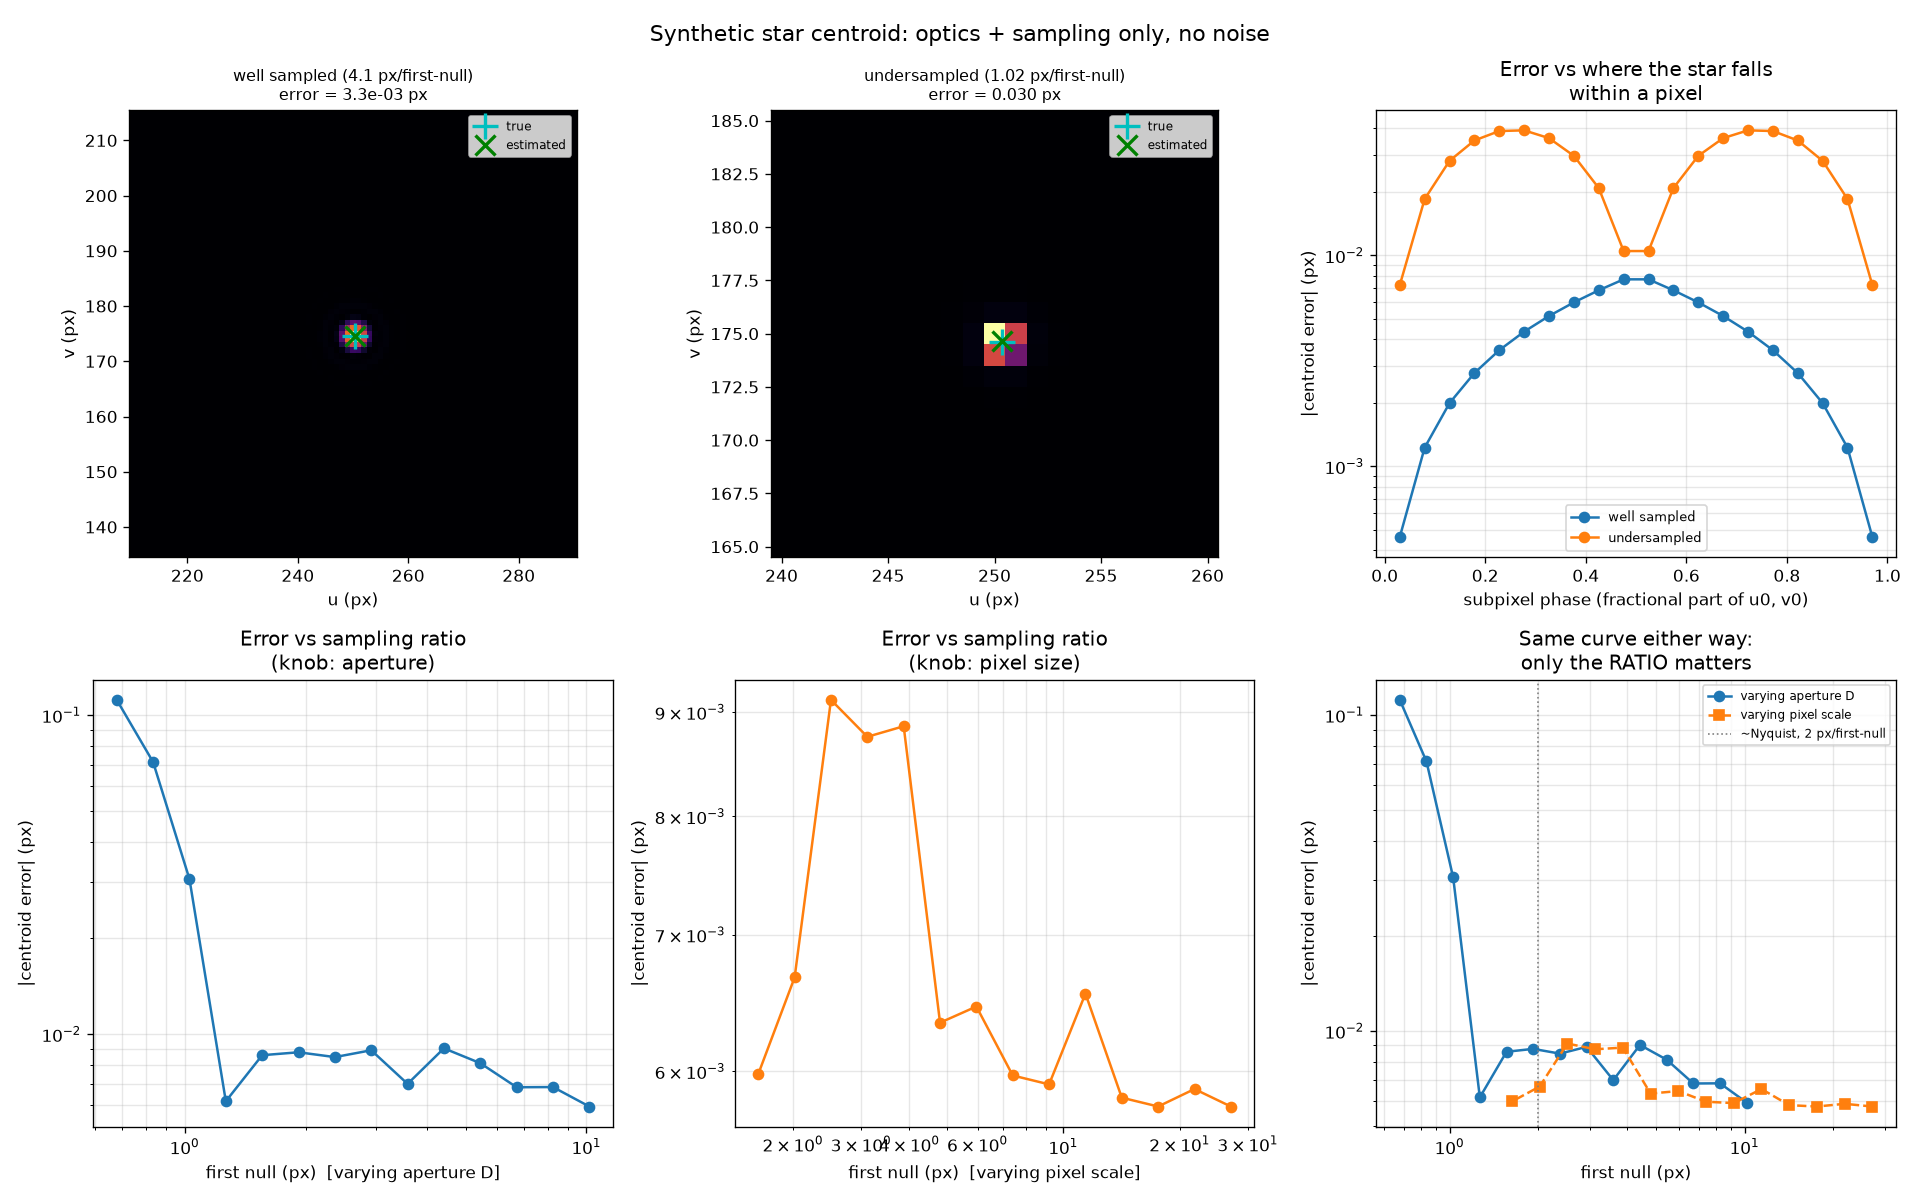

The Python source for this figure:
"""module-8 -- star_centroid.py  (Computational Exercise: Synthetic Star Centroid)

An Airy PSF centered at a deliberately non-integer pixel position:

    (u0, v0) = (250.37, 174.62)

Sample it onto a pixel grid (each pixel gets the PSF's flux properly
INTEGRATED over its area -- a fine sub-pixel grid, block-averaged down, not
just the PSF point-sampled at pixel centers). Estimate the centroid with the
standard intensity-weighted "centre of mass":

    u_est = sum(I * u) / sum(I)          v_est = sum(I * v) / sum(I)

and compare to the truth. No noise anywhere in this file -- this isolates
the OPTICS + SAMPLING problem: can pixels of finite size, on their own,
recover a location the eye never gets to see directly?

The answer depends entirely on one ratio: how many pixels fit across the
PSF. Well sampled, the centroid is unbiased to a tiny fraction of a pixel no
matter where the true centre falls within a pixel. Undersampled (PSF barely
wider than a pixel), the estimate gets pulled toward the nearest pixel
centre -- a real, well known effect in astrometry called "pixel-phase
error," and it shows up here from pure geometry, nothing statistical.
"""

import numpy as np
import matplotlib.pyplot as plt
from scipy.special import j1

D0 = 50.0e-3                 # m, baseline aperture
WAVELENGTH0 = 0.5e-6          # m
PIXEL_SCALE0 = 3.0e-6         # rad/pixel
U0, V0 = 250.37, 174.62       # the example from the exercise


def airy_value(du, dv, D, wavelength, pixel_scale):
    theta = np.hypot(du, dv) * pixel_scale
    v = (np.pi * D / wavelength) * theta
    v_safe = np.where(np.abs(v) < 1e-8, 1.0, v)
    amp = np.where(np.abs(v) < 1e-8, 1.0, 2.0 * j1(v_safe) / v_safe)
    return amp ** 2


def first_null_px(D, wavelength, pixel_scale):
    return 1.22 * wavelength / D / pixel_scale


# ---------------------------------------------------------------------------
# sample the PSF onto a pixel grid: proper per-pixel flux integration
# ---------------------------------------------------------------------------
def sample_star(u0, v0, D, wavelength, pixel_scale, half_window, oversample=16):
    # centre the window on the NEAREST pixel to the true position (not floor),
    # so the window is as close to symmetric about u0,v0 as an integer pixel
    # grid allows -- an asymmetric window truncates the Airy rings unevenly
    # and would otherwise contaminate the subpixel-phase sweep below with a
    # window artefact rather than the real sampling effect being measured
    x0, x1 = int(np.round(u0)) - half_window, int(np.round(u0)) + half_window + 1
    y0, y1 = int(np.round(v0)) - half_window, int(np.round(v0)) + half_window + 1
    nx, ny = x1 - x0, y1 - y0

    xs_fine = x0 - 0.5 + (np.arange(nx * oversample) + 0.5) / oversample
    ys_fine = y0 - 0.5 + (np.arange(ny * oversample) + 0.5) / oversample
    X, Y = np.meshgrid(xs_fine, ys_fine)
    fine = airy_value(X - u0, Y - v0, D, wavelength, pixel_scale)
    img = fine.reshape(ny, oversample, nx, oversample).mean(axis=(1, 3))

    xs_pix = x0 + np.arange(nx)
    ys_pix = y0 + np.arange(ny)
    return img, xs_pix, ys_pix


def centroid(img, xs_pix, ys_pix):
    total = img.sum()
    u_est = np.sum(img.sum(axis=0) * xs_pix) / total
    v_est = np.sum(img.sum(axis=1) * ys_pix) / total
    return u_est, v_est


def main():
    print("=" * 78)
    print("SYNTHETIC STAR CENTROID -- optics + sampling, no noise yet")
    print("=" * 78)

    # ---- baseline: well-sampled -----------------------------------------
    fn0 = first_null_px(D0, WAVELENGTH0, PIXEL_SCALE0)
    img, xs, ys = sample_star(U0, V0, D0, WAVELENGTH0, PIXEL_SCALE0, half_window=40)
    u_est, v_est = centroid(img, xs, ys)
    print(f"baseline: D={D0*1e3:.0f} mm, wavelength={WAVELENGTH0*1e9:.0f} nm, "
          f"pixel scale gives first-null = {fn0:.2f} px  (well sampled)")
    print(f"   true       (u0, v0)             = ({U0:.5f}, {V0:.5f})")
    print(f"   estimated  (u_est, v_est)        = ({u_est:.5f}, {v_est:.5f})")
    print(f"   error                            = ({u_est-U0:+.2e}, {v_est-V0:+.2e}) px")
    print("   (this small residual is NOT sampling bias -- it's the finite")
    print("   40-pixel window truncating the Airy pattern's slowly-decaying")
    print("   outer rings. It shrinks roughly as 1/window, not exponentially;")
    print("   real pipelines use a tapered/weighted window to suppress it")
    print("   faster than growing the window ever could.)")
    print()

    # ---- undersampled comparison ------------------------------------
    D_under = D0 * 4.0
    fn_under = first_null_px(D_under, WAVELENGTH0, PIXEL_SCALE0)
    img_u, xs_u, ys_u = sample_star(U0, V0, D_under, WAVELENGTH0, PIXEL_SCALE0,
                                    half_window=10)
    u_est_u, v_est_u = centroid(img_u, xs_u, ys_u)
    print(f"undersampled: D={D_under*1e3:.0f} mm (4x baseline aperture -> "
          f"SHARPER psf, but only {fn_under:.2f} px across first null)")
    print(f"   true       (u0, v0)             = ({U0:.5f}, {V0:.5f})")
    print(f"   estimated  (u_est, v_est)        = ({u_est_u:.5f}, {v_est_u:.5f})")
    print(f"   error                            = ({u_est_u-U0:+.3f}, "
          f"{v_est_u-V0:+.3f}) px  -- pulled toward the nearest pixel centre")
    print()
    print("A bigger aperture made the PSF sharper (better resolution) but WORSE")
    print("sampled by these pixels -- and centroiding got worse, not better.")
    print("Angular resolution and astrometric precision are not the same axis.")
    print()

    # ---- sweep 1: error vs sampling ratio, two independent knobs ---------
    print("SWEEP -- centroid error vs samples-per-first-null (fixed subpixel "
          "phase, frac=(0.37, 0.62))")
    print(f"{'knob varied':>14} {'first-null (px)':>16} {'|error| (px)':>14}")
    D_list = np.geomspace(D0 * 0.4, D0 * 6, 14)
    err_vs_D = []
    for D in D_list:
        fn = first_null_px(D, WAVELENGTH0, PIXEL_SCALE0)
        hw = max(6, int(np.ceil(5 * fn)))
        img_i, xs_i, ys_i = sample_star(U0, V0, D, WAVELENGTH0, PIXEL_SCALE0, hw)
        ue, ve = centroid(img_i, xs_i, ys_i)
        err = np.hypot(ue - U0, ve - V0)
        err_vs_D.append((fn, err))
    for fn, err in err_vs_D[::3]:
        print(f"{'aperture D':>14} {fn:>16.3f} {err:>14.2e}")

    scale_list = np.geomspace(PIXEL_SCALE0 * 0.15, PIXEL_SCALE0 * 2.5, 14)
    err_vs_scale = []
    for ps in scale_list:
        fn = first_null_px(D0, WAVELENGTH0, ps)
        hw = max(6, int(np.ceil(5 * fn)))
        img_i, xs_i, ys_i = sample_star(U0, V0, D0, WAVELENGTH0, ps, hw)
        ue, ve = centroid(img_i, xs_i, ys_i)
        err = np.hypot(ue - U0, ve - V0)
        err_vs_scale.append((fn, err))
    for fn, err in err_vs_scale[::3]:
        print(f"{'pixel scale':>14} {fn:>16.3f} {err:>14.2e}")
    print("   both knobs collapse onto the same curve -- only the RATIO")
    print("   (pixels per first null) sets the centroiding error.")
    print("=" * 78)

    _plot(img, xs, ys, img_u, xs_u, ys_u, err_vs_D, err_vs_scale)


def _subpixel_phase_sweep(D, hw):
    # avoid frac=0 exactly: a star placed dead-on a pixel centre makes the
    # (already near-symmetric) window PERFECTLY symmetric about it, driving
    # the residual to machine precision -- a real but non-generic special
    # case that would otherwise dominate a log-scale plot with a misleading
    # cliff. Every other phase is representative of "a star doesn't know
    # about the pixel grid."
    fracs = np.linspace(0.03, 0.97, 20)
    errs = []
    for f in fracs:
        u0, v0 = 250.0 + f, 174.0 + f
        img, xs, ys = sample_star(u0, v0, D, WAVELENGTH0, PIXEL_SCALE0, hw)
        ue, ve = centroid(img, xs, ys)
        errs.append(np.hypot(ue - u0, ve - v0))
    return fracs, np.array(errs)


def _plot(img, xs, ys, img_u, xs_u, ys_u, err_vs_D, err_vs_scale):
    fig, axes = plt.subplots(2, 3, figsize=(16, 10))

    def show_stamp(ax, img, xs, ys, u_true, v_true, u_est, v_est, title):
        ax.imshow(img, cmap="inferno", origin="lower",
                  extent=[xs[0] - 0.5, xs[-1] + 0.5, ys[0] - 0.5, ys[-1] + 0.5])
        ax.plot(u_true, v_true, "c+", ms=16, mew=2, label="true")
        ax.plot(u_est, v_est, "gx", ms=12, mew=2, label="estimated")
        ax.set_title(title, fontsize=9.5)
        ax.legend(fontsize=7)
        ax.set_xlabel("u (px)"); ax.set_ylabel("v (px)")

    u_est, v_est = centroid(img, xs, ys)
    show_stamp(axes[0, 0], img, xs, ys, U0, V0, u_est, v_est,
              f"well sampled ({first_null_px(D0, WAVELENGTH0, PIXEL_SCALE0):.1f} "
              f"px/first-null)\nerror = {np.hypot(u_est-U0, v_est-V0):.1e} px")

    u_est_u, v_est_u = centroid(img_u, xs_u, ys_u)
    show_stamp(axes[0, 1], img_u, xs_u, ys_u, U0, V0, u_est_u, v_est_u,
              f"undersampled ({first_null_px(D0*4, WAVELENGTH0, PIXEL_SCALE0):.2f} "
              f"px/first-null)\nerror = {np.hypot(u_est_u-U0, v_est_u-V0):.3f} px")

    ax = axes[0, 2]
    fracs_w, err_w = _subpixel_phase_sweep(D0, 20)
    fracs_u, err_uu = _subpixel_phase_sweep(D0 * 4.0, 10)
    ax.plot(fracs_w, err_w, "o-", label="well sampled")
    ax.plot(fracs_u, err_uu, "o-", label="undersampled")
    ax.set_xlabel("subpixel phase (fractional part of u0, v0)")
    ax.set_ylabel("|centroid error| (px)")
    ax.set_yscale("log")
    ax.set_title("Error vs where the star falls\nwithin a pixel")
    ax.legend(fontsize=8); ax.grid(True, which="both", alpha=0.3)

    ax = axes[1, 0]
    fn_D, e_D = zip(*err_vs_D)
    ax.loglog(fn_D, e_D, "o-")
    ax.set_xlabel("first null (px)  [varying aperture D]")
    ax.set_ylabel("|centroid error| (px)")
    ax.set_title("Error vs sampling ratio\n(knob: aperture)")
    ax.grid(True, which="both", alpha=0.3)

    ax = axes[1, 1]
    fn_s, e_s = zip(*err_vs_scale)
    ax.loglog(fn_s, e_s, "o-", color="tab:orange")
    ax.set_xlabel("first null (px)  [varying pixel scale]")
    ax.set_ylabel("|centroid error| (px)")
    ax.set_title("Error vs sampling ratio\n(knob: pixel size)")
    ax.grid(True, which="both", alpha=0.3)

    ax = axes[1, 2]
    ax.loglog(fn_D, e_D, "o-", label="varying aperture D")
    ax.loglog(fn_s, e_s, "s--", label="varying pixel scale")
    ax.axvline(2.0, color="grey", ls=":", lw=1, label="~Nyquist, 2 px/first-null")
    ax.set_xlabel("first null (px)")
    ax.set_ylabel("|centroid error| (px)")
    ax.set_title("Same curve either way:\nonly the RATIO matters")
    ax.legend(fontsize=7); ax.grid(True, which="both", alpha=0.3)

    fig.suptitle("Synthetic star centroid: optics + sampling only, no noise",
                 fontsize=13)
    fig.tight_layout()
    fig.savefig("star_centroid.png", dpi=120)


if __name__ == "__main__":
    main()
    plt.show()
